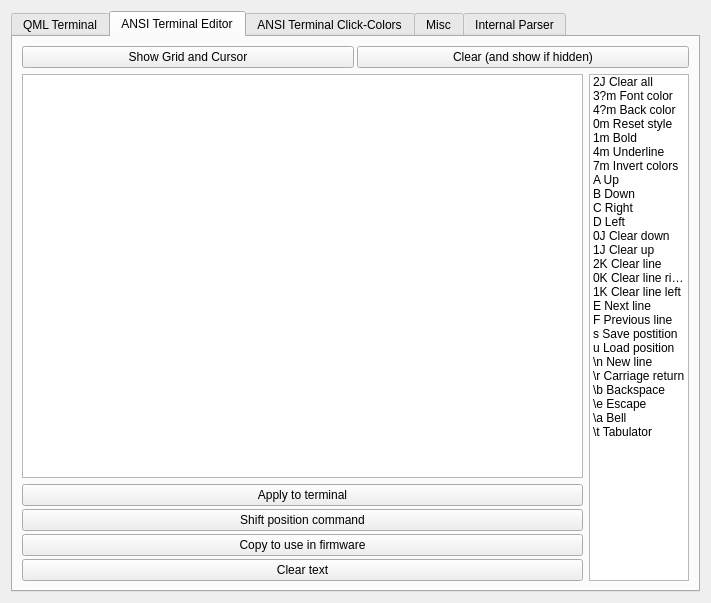
<?xml version="1.0" encoding="UTF-8"?>
<ui version="4.0">
 <class>DeveloperOptions</class>
 <widget class="QDialog" name="DeveloperOptions">
  <property name="geometry">
   <rect>
    <x>0</x>
    <y>0</y>
    <width>711</width>
    <height>603</height>
   </rect>
  </property>
  <property name="windowTitle">
   <string>Developer Options</string>
  </property>
  <property name="sizeGripEnabled">
   <bool>false</bool>
  </property>
  <property name="modal">
   <bool>false</bool>
  </property>
  <layout class="QVBoxLayout" name="verticalLayout_2">
   <item>
    <widget class="QTabWidget" name="tabWidget">
     <property name="currentIndex">
      <number>1</number>
     </property>
     <widget class="QWidget" name="tab_3">
      <attribute name="title">
       <string>QML Terminal</string>
      </attribute>
      <layout class="QGridLayout" name="gridLayout_3">
       <item row="0" column="0">
        <widget class="QPushButton" name="pushButtonQmlReload">
         <property name="toolTip">
          <string>&lt;html&gt;&lt;head/&gt;&lt;body&gt;&lt;p&gt;Reload current file&lt;/p&gt;&lt;/body&gt;&lt;/html&gt;</string>
         </property>
         <property name="text">
          <string>Reload</string>
         </property>
         <property name="icon">
          <iconset resource="resources.qrc">
           <normaloff>:/images/icons/reload.png</normaloff>:/images/icons/reload.png</iconset>
         </property>
         <property name="iconSize">
          <size>
           <width>30</width>
           <height>30</height>
          </size>
         </property>
        </widget>
       </item>
       <item row="0" column="1">
        <widget class="QPushButton" name="pushButtonQmlLoad">
         <property name="toolTip">
          <string>&lt;html&gt;&lt;head/&gt;&lt;body&gt;&lt;p&gt;Load qml file&lt;/p&gt;&lt;/body&gt;&lt;/html&gt;</string>
         </property>
         <property name="text">
          <string>Load File</string>
         </property>
         <property name="icon">
          <iconset resource="resources.qrc">
           <normaloff>:/images/icons/load.png</normaloff>:/images/icons/load.png</iconset>
         </property>
         <property name="iconSize">
          <size>
           <width>30</width>
           <height>30</height>
          </size>
         </property>
        </widget>
       </item>
       <item row="2" column="0">
        <widget class="QPushButton" name="pushButtonQmlSave">
         <property name="toolTip">
          <string>&lt;html&gt;&lt;head/&gt;&lt;body&gt;&lt;p&gt;Load qml file&lt;/p&gt;&lt;/body&gt;&lt;/html&gt;</string>
         </property>
         <property name="text">
          <string>Save Code to File</string>
         </property>
         <property name="icon">
          <iconset resource="resources.qrc">
           <normaloff>:/images/icons/save.png</normaloff>:/images/icons/save.png</iconset>
         </property>
         <property name="iconSize">
          <size>
           <width>30</width>
           <height>30</height>
          </size>
         </property>
        </widget>
       </item>
       <item row="3" column="0" colspan="2">
        <widget class="QPlainTextEdit" name="plainTextEditQmlLog">
         <property name="sizePolicy">
          <sizepolicy hsizetype="Expanding" vsizetype="Expanding">
           <horstretch>0</horstretch>
           <verstretch>0</verstretch>
          </sizepolicy>
         </property>
         <property name="minimumSize">
          <size>
           <width>0</width>
           <height>100</height>
          </size>
         </property>
         <property name="lineWrapMode">
          <enum>QPlainTextEdit::NoWrap</enum>
         </property>
         <property name="readOnly">
          <bool>true</bool>
         </property>
         <property name="placeholderText">
          <string/>
         </property>
        </widget>
       </item>
       <item row="2" column="1">
        <widget class="QPushButton" name="pushButtonQmlExport">
         <property name="toolTip">
          <string>&lt;html&gt;&lt;head/&gt;&lt;body&gt;&lt;p&gt;Export qml file in compressed and encoded format&lt;/p&gt;&lt;/body&gt;&lt;/html&gt;</string>
         </property>
         <property name="text">
          <string>Export QML Data</string>
         </property>
         <property name="icon">
          <iconset resource="resources.qrc">
           <normaloff>:/images/icons/send.png</normaloff>:/images/icons/send.png</iconset>
         </property>
         <property name="iconSize">
          <size>
           <width>30</width>
           <height>30</height>
          </size>
         </property>
        </widget>
       </item>
       <item row="1" column="0" colspan="2">
        <widget class="QListWidget" name="listWidgetQMLFiles">
         <property name="selectionMode">
          <enum>QAbstractItemView::SingleSelection</enum>
         </property>
         <property name="textElideMode">
          <enum>Qt::ElideLeft</enum>
         </property>
         <property name="selectionRectVisible">
          <bool>true</bool>
         </property>
        </widget>
       </item>
      </layout>
     </widget>
     <widget class="QWidget" name="tab_2">
      <attribute name="title">
       <string>ANSI Terminal Editor</string>
      </attribute>
      <layout class="QGridLayout" name="gridLayout">
       <item row="0" column="0" colspan="2">
        <layout class="QHBoxLayout" name="horizontalLayout_34">
         <property name="spacing">
          <number>3</number>
         </property>
         <item>
          <widget class="QPushButton" name="pushButtonTerminalDebug">
           <property name="sizePolicy">
            <sizepolicy hsizetype="Preferred" vsizetype="Preferred">
             <horstretch>0</horstretch>
             <verstretch>0</verstretch>
            </sizepolicy>
           </property>
           <property name="toolTip">
            <string>&lt;html&gt;&lt;head/&gt;&lt;body&gt;&lt;p&gt;Debug mode&lt;/p&gt;&lt;/body&gt;&lt;/html&gt;</string>
           </property>
           <property name="text">
            <string>Show Grid and Cursor</string>
           </property>
           <property name="icon">
            <iconset resource="resources.qrc">
             <normaloff>:/images/icons/terminalDebug.png</normaloff>:/images/icons/terminalDebug.png</iconset>
           </property>
           <property name="iconSize">
            <size>
             <width>30</width>
             <height>30</height>
            </size>
           </property>
           <property name="checkable">
            <bool>true</bool>
           </property>
          </widget>
         </item>
         <item>
          <widget class="QPushButton" name="pushButtonClearAnsiTerminal">
           <property name="sizePolicy">
            <sizepolicy hsizetype="Preferred" vsizetype="Preferred">
             <horstretch>0</horstretch>
             <verstretch>0</verstretch>
            </sizepolicy>
           </property>
           <property name="toolTip">
            <string>Clear terminal</string>
           </property>
           <property name="text">
            <string>Clear (and show if hidden)</string>
           </property>
           <property name="icon">
            <iconset resource="resources.qrc">
             <normaloff>:/images/icons/clear.png</normaloff>:/images/icons/clear.png</iconset>
           </property>
           <property name="iconSize">
            <size>
             <width>30</width>
             <height>30</height>
            </size>
           </property>
          </widget>
         </item>
        </layout>
       </item>
       <item row="1" column="0">
        <widget class="QTextEdit" name="textEditTerminalDebug">
         <property name="sizePolicy">
          <sizepolicy hsizetype="Expanding" vsizetype="Expanding">
           <horstretch>0</horstretch>
           <verstretch>0</verstretch>
          </sizepolicy>
         </property>
         <property name="autoFillBackground">
          <bool>false</bool>
         </property>
         <property name="inputMethodHints">
          <set>Qt::ImhMultiLine</set>
         </property>
         <property name="horizontalScrollBarPolicy">
          <enum>Qt::ScrollBarAlwaysOff</enum>
         </property>
         <property name="autoFormatting">
          <set>QTextEdit::AutoNone</set>
         </property>
         <property name="markdown">
          <string/>
         </property>
         <property name="acceptRichText">
          <bool>false</bool>
         </property>
         <property name="textInteractionFlags">
          <set>Qt::TextEditorInteraction</set>
         </property>
        </widget>
       </item>
       <item row="1" column="1" rowspan="2">
        <widget class="QListWidget" name="listWidgetTerminalCodeList">
         <property name="sizePolicy">
          <sizepolicy hsizetype="Preferred" vsizetype="Preferred">
           <horstretch>0</horstretch>
           <verstretch>0</verstretch>
          </sizepolicy>
         </property>
         <property name="minimumSize">
          <size>
           <width>0</width>
           <height>0</height>
          </size>
         </property>
         <property name="horizontalScrollBarPolicy">
          <enum>Qt::ScrollBarAlwaysOff</enum>
         </property>
         <property name="sizeAdjustPolicy">
          <enum>QAbstractScrollArea::AdjustToContents</enum>
         </property>
         <item>
          <property name="text">
           <string>2J Clear all</string>
          </property>
         </item>
         <item>
          <property name="text">
           <string>3?m Font color</string>
          </property>
         </item>
         <item>
          <property name="text">
           <string>4?m Back color</string>
          </property>
         </item>
         <item>
          <property name="text">
           <string>0m Reset style</string>
          </property>
         </item>
         <item>
          <property name="text">
           <string>1m Bold</string>
          </property>
         </item>
         <item>
          <property name="text">
           <string>4m Underline</string>
          </property>
         </item>
         <item>
          <property name="text">
           <string>7m Invert colors</string>
          </property>
         </item>
         <item>
          <property name="text">
           <string>A Up</string>
          </property>
         </item>
         <item>
          <property name="text">
           <string>B Down</string>
          </property>
         </item>
         <item>
          <property name="text">
           <string>C Right</string>
          </property>
         </item>
         <item>
          <property name="text">
           <string>D Left</string>
          </property>
         </item>
         <item>
          <property name="text">
           <string>0J Clear down</string>
          </property>
         </item>
         <item>
          <property name="text">
           <string>1J Clear up</string>
          </property>
         </item>
         <item>
          <property name="text">
           <string>2K Clear line</string>
          </property>
         </item>
         <item>
          <property name="text">
           <string>0K Clear line right</string>
          </property>
         </item>
         <item>
          <property name="text">
           <string>1K Clear line left</string>
          </property>
         </item>
         <item>
          <property name="text">
           <string>E Next line</string>
          </property>
         </item>
         <item>
          <property name="text">
           <string>F Previous line</string>
          </property>
         </item>
         <item>
          <property name="text">
           <string>s Save postition</string>
          </property>
         </item>
         <item>
          <property name="text">
           <string>u Load position</string>
          </property>
         </item>
         <item>
          <property name="text">
           <string>\n New line</string>
          </property>
         </item>
         <item>
          <property name="text">
           <string>\r Carriage return</string>
          </property>
         </item>
         <item>
          <property name="text">
           <string>\b Backspace</string>
          </property>
         </item>
         <item>
          <property name="text">
           <string>\e Escape</string>
          </property>
         </item>
         <item>
          <property name="text">
           <string>\a Bell</string>
          </property>
         </item>
         <item>
          <property name="text">
           <string>\t Tabulator</string>
          </property>
         </item>
        </widget>
       </item>
       <item row="2" column="0">
        <layout class="QVBoxLayout" name="verticalLayout_3">
         <property name="spacing">
          <number>3</number>
         </property>
         <item>
          <widget class="QPushButton" name="pushButtonTerminalDebugSend">
           <property name="text">
            <string>Apply to terminal</string>
           </property>
           <property name="icon">
            <iconset resource="resources.qrc">
             <normaloff>:/images/icons/send.png</normaloff>:/images/icons/send.png</iconset>
           </property>
          </widget>
         </item>
         <item>
          <widget class="QPushButton" name="pushButtonTerminalDebugShift">
           <property name="text">
            <string>Shift position command</string>
           </property>
           <property name="icon">
            <iconset resource="resources.qrc">
             <normaloff>:/images/icons/deltaY.png</normaloff>:/images/icons/deltaY.png</iconset>
           </property>
          </widget>
         </item>
         <item>
          <widget class="QPushButton" name="pushButtonTerminalInputCopy">
           <property name="sizePolicy">
            <sizepolicy hsizetype="Preferred" vsizetype="Preferred">
             <horstretch>0</horstretch>
             <verstretch>0</verstretch>
            </sizepolicy>
           </property>
           <property name="text">
            <string>Copy to use in firmware</string>
           </property>
           <property name="icon">
            <iconset resource="resources.qrc">
             <normaloff>:/images/icons/copy.png</normaloff>:/images/icons/copy.png</iconset>
           </property>
          </widget>
         </item>
         <item>
          <widget class="QPushButton" name="pushButtonTerminalInputClear">
           <property name="sizePolicy">
            <sizepolicy hsizetype="Preferred" vsizetype="Preferred">
             <horstretch>0</horstretch>
             <verstretch>0</verstretch>
            </sizepolicy>
           </property>
           <property name="text">
            <string>Clear text</string>
           </property>
           <property name="icon">
            <iconset resource="resources.qrc">
             <normaloff>:/images/icons/clear.png</normaloff>:/images/icons/clear.png</iconset>
           </property>
          </widget>
         </item>
        </layout>
       </item>
      </layout>
     </widget>
     <widget class="QWidget" name="tab">
      <attribute name="title">
       <string>ANSI Terminal Click-Colors</string>
      </attribute>
      <layout class="QVBoxLayout" name="verticalLayout">
       <item>
        <widget class="QLabel" name="label_12">
         <property name="sizePolicy">
          <sizepolicy hsizetype="Preferred" vsizetype="Maximum">
           <horstretch>0</horstretch>
           <verstretch>0</verstretch>
          </sizepolicy>
         </property>
         <property name="text">
          <string>Clickable colors</string>
         </property>
        </widget>
       </item>
       <item>
        <layout class="QHBoxLayout" name="horizontalLayout">
         <item>
          <widget class="QLabel" name="label">
           <property name="text">
            <string>Mode: </string>
           </property>
          </widget>
         </item>
         <item>
          <widget class="QComboBox" name="comboBoxTerminalColorListMode">
           <property name="sizePolicy">
            <sizepolicy hsizetype="Expanding" vsizetype="Fixed">
             <horstretch>0</horstretch>
             <verstretch>0</verstretch>
            </sizepolicy>
           </property>
           <item>
            <property name="text">
             <string>BlackList</string>
            </property>
           </item>
           <item>
            <property name="text">
             <string>AllowedList</string>
            </property>
           </item>
          </widget>
         </item>
        </layout>
       </item>
       <item>
        <widget class="QListWidget" name="listWidgetTerminalBlacklist">
         <property name="sizePolicy">
          <sizepolicy hsizetype="Preferred" vsizetype="Expanding">
           <horstretch>0</horstretch>
           <verstretch>0</verstretch>
          </sizepolicy>
         </property>
         <property name="maximumSize">
          <size>
           <width>16777215</width>
           <height>16777215</height>
          </size>
         </property>
         <property name="verticalScrollBarPolicy">
          <enum>Qt::ScrollBarAlwaysOn</enum>
         </property>
         <property name="horizontalScrollBarPolicy">
          <enum>Qt::ScrollBarAlwaysOff</enum>
         </property>
         <property name="editTriggers">
          <set>QAbstractItemView::NoEditTriggers</set>
         </property>
         <property name="selectionMode">
          <enum>QAbstractItemView::MultiSelection</enum>
         </property>
         <property name="layoutMode">
          <enum>QListView::SinglePass</enum>
         </property>
         <property name="sortingEnabled">
          <bool>false</bool>
         </property>
        </widget>
       </item>
       <item>
        <widget class="QLineEdit" name="lineEditTerminalBlacklist">
         <property name="sizePolicy">
          <sizepolicy hsizetype="Preferred" vsizetype="Maximum">
           <horstretch>0</horstretch>
           <verstretch>0</verstretch>
          </sizepolicy>
         </property>
         <property name="styleSheet">
          <string notr="true"/>
         </property>
         <property name="placeholderText">
          <string>Add by code (press enter to add)</string>
         </property>
         <property name="clearButtonEnabled">
          <bool>true</bool>
         </property>
        </widget>
       </item>
       <item>
        <layout class="QHBoxLayout" name="horizontalLayout_17">
         <item>
          <widget class="QPushButton" name="pushButtonTerminalBlacklisAddSelect">
           <property name="sizePolicy">
            <sizepolicy hsizetype="Preferred" vsizetype="Maximum">
             <horstretch>0</horstretch>
             <verstretch>0</verstretch>
            </sizepolicy>
           </property>
           <property name="maximumSize">
            <size>
             <width>16777215</width>
             <height>16777215</height>
            </size>
           </property>
           <property name="toolTip">
            <string>Add color</string>
           </property>
           <property name="text">
            <string>Pick Color</string>
           </property>
           <property name="icon">
            <iconset resource="resources.qrc">
             <normaloff>:/images/icons/plus.png</normaloff>:/images/icons/plus.png</iconset>
           </property>
          </widget>
         </item>
         <item>
          <widget class="QPushButton" name="pushButtonTerminalBlacklistClear">
           <property name="sizePolicy">
            <sizepolicy hsizetype="Preferred" vsizetype="Maximum">
             <horstretch>0</horstretch>
             <verstretch>0</verstretch>
            </sizepolicy>
           </property>
           <property name="toolTip">
            <string>Delete selected color</string>
           </property>
           <property name="text">
            <string>Remove selected</string>
           </property>
           <property name="icon">
            <iconset resource="resources.qrc">
             <normaloff>:/images/icons/minus.png</normaloff>:/images/icons/minus.png</iconset>
           </property>
          </widget>
         </item>
        </layout>
       </item>
       <item>
        <widget class="QPushButton" name="pushButtonTerminalBlacklistCopy">
         <property name="sizePolicy">
          <sizepolicy hsizetype="Preferred" vsizetype="Maximum">
           <horstretch>0</horstretch>
           <verstretch>0</verstretch>
          </sizepolicy>
         </property>
         <property name="toolTip">
          <string>Copy list of colors</string>
         </property>
         <property name="text">
          <string>Copy command to clipboard  (to use in firmware)</string>
         </property>
         <property name="icon">
          <iconset resource="resources.qrc">
           <normaloff>:/images/icons/copy.png</normaloff>:/images/icons/copy.png</iconset>
         </property>
        </widget>
       </item>
      </layout>
     </widget>
     <widget class="QWidget" name="tab_4">
      <attribute name="title">
       <string>Misc</string>
      </attribute>
      <layout class="QVBoxLayout" name="verticalLayout_5">
       <item>
        <widget class="QGroupBox" name="groupBox">
         <property name="title">
          <string>Connection</string>
         </property>
         <layout class="QGridLayout" name="gridLayout_2">
          <item row="0" column="0">
           <widget class="QCheckBox" name="checkBoxClearOnReconnect">
            <property name="toolTip">
             <string>&lt;html&gt;&lt;head/&gt;&lt;body&gt;&lt;p&gt;Clear graph after connecting&lt;/p&gt;&lt;/body&gt;&lt;/html&gt;</string>
            </property>
            <property name="text">
             <string>Clear on reconnect</string>
            </property>
            <property name="checked">
             <bool>true</bool>
            </property>
           </widget>
          </item>
          <item row="0" column="1">
           <widget class="QCheckBox" name="checkBoxEchoReply">
            <property name="toolTip">
             <string>Enable responding to echo command</string>
            </property>
            <property name="text">
             <string>Reply to echo</string>
            </property>
            <property name="checked">
             <bool>true</bool>
            </property>
           </widget>
          </item>
          <item row="1" column="0">
           <widget class="QCheckBox" name="checkBoxAutoAutoSet">
            <property name="toolTip">
             <string>&lt;html&gt;&lt;head/&gt;&lt;body&gt;&lt;p&gt;Do autoset function after first data for channel 1 is received&lt;/p&gt;&lt;/body&gt;&lt;/html&gt;</string>
            </property>
            <property name="text">
             <string>Autoset on reconnect</string>
            </property>
            <property name="checked">
             <bool>true</bool>
            </property>
           </widget>
          </item>
          <item row="1" column="1">
           <widget class="QCheckBox" name="checkBoxFreezeSafe">
            <property name="toolTip">
             <string>If there is too much text printed to console or serial monitor, it will be disabled.</string>
            </property>
            <property name="text">
             <string>Prevent freezing</string>
            </property>
            <property name="checked">
             <bool>true</bool>
            </property>
           </widget>
          </item>
          <item row="2" column="0" colspan="2">
           <layout class="QHBoxLayout" name="horizontalLayout_4">
            <item>
             <widget class="QLabel" name="label_2">
              <property name="text">
               <string>Send after reconnect:</string>
              </property>
             </widget>
            </item>
            <item>
             <widget class="QLineEdit" name="lineEditResetCmd">
              <property name="toolTip">
               <string>If reset command is set, it will be sent to device on connect.</string>
              </property>
              <property name="text">
               <string/>
              </property>
              <property name="placeholderText">
               <string/>
              </property>
             </widget>
            </item>
           </layout>
          </item>
          <item row="3" column="0" colspan="2">
           <layout class="QHBoxLayout" name="horizontalLayout_3">
            <item>
             <widget class="QPushButton" name="pushButtonViewBuffer">
              <property name="toolTip">
               <string>&lt;html&gt;&lt;head/&gt;&lt;body&gt;&lt;p&gt;Print buffer content into the information console&lt;/p&gt;&lt;/body&gt;&lt;/html&gt;</string>
              </property>
              <property name="text">
               <string>Show Buffer Content</string>
              </property>
              <property name="icon">
               <iconset resource="resources.qrc">
                <normaloff>:/images/icons/viewBuffer.png</normaloff>:/images/icons/viewBuffer.png</iconset>
              </property>
              <property name="iconSize">
               <size>
                <width>30</width>
                <height>30</height>
               </size>
              </property>
             </widget>
            </item>
            <item>
             <widget class="QPushButton" name="pushButtonClearBuffer">
              <property name="toolTip">
               <string>Clear buffer</string>
              </property>
              <property name="text">
               <string>Clear Buffer</string>
              </property>
              <property name="icon">
               <iconset resource="resources.qrc">
                <normaloff>:/images/icons/clearBuffer.png</normaloff>:/images/icons/clearBuffer.png</iconset>
              </property>
              <property name="iconSize">
               <size>
                <width>30</width>
                <height>30</height>
               </size>
              </property>
             </widget>
            </item>
           </layout>
          </item>
         </layout>
        </widget>
       </item>
       <item>
        <widget class="QGroupBox" name="groupBox_2">
         <property name="title">
          <string>GroupBox</string>
         </property>
         <layout class="QVBoxLayout" name="verticalLayout_4">
          <item>
           <widget class="QCheckBox" name="checkBoxTriggerLineEn">
            <property name="toolTip">
             <string>&lt;html&gt;&lt;head/&gt;&lt;body&gt;&lt;p&gt;Trigger line can be controlled by commands from device to show level at which the trigger is set.&lt;/p&gt;&lt;p&gt;Unchecked: line is not shown&lt;/p&gt;&lt;p&gt;Checked: line is always shown&lt;/p&gt;&lt;p&gt;Partially checked (square): line is shown temporarily after level changes&lt;/p&gt;&lt;/body&gt;&lt;/html&gt;</string>
            </property>
            <property name="text">
             <string>Enable trigger line (controlled by device)</string>
            </property>
            <property name="tristate">
             <bool>true</bool>
            </property>
           </widget>
          </item>
          <item>
           <widget class="QCheckBox" name="checkBoxMouseControls">
            <property name="toolTip">
             <string>&lt;html&gt;&lt;head/&gt;&lt;body&gt;&lt;p&gt;Show sample value when mouse cursor is near,set cursors by clicking on graph, mouse-drag cursors a zero-lines of channels.&lt;/p&gt;&lt;/body&gt;&lt;/html&gt;</string>
            </property>
            <property name="text">
             <string>Mouse interactions</string>
            </property>
            <property name="checked">
             <bool>true</bool>
            </property>
           </widget>
          </item>
          <item>
           <widget class="QCheckBox" name="checkBoxSelUnused">
            <property name="toolTip">
             <string>&lt;html&gt;&lt;head/&gt;&lt;body&gt;&lt;p&gt;Normaly, only nonempty channel are showen in channel selection, this allows to show all available channels.&lt;/p&gt;&lt;/body&gt;&lt;/html&gt;</string>
            </property>
            <property name="text">
             <string>Allow selecting unused channels</string>
            </property>
           </widget>
          </item>
          <item>
           <layout class="QHBoxLayout" name="horizontalLayout_2">
            <item>
             <widget class="QPushButton" name="pushButtonClearAll">
              <property name="sizePolicy">
               <sizepolicy hsizetype="Preferred" vsizetype="Preferred">
                <horstretch>0</horstretch>
                <verstretch>0</verstretch>
               </sizepolicy>
              </property>
              <property name="toolTip">
               <string>&lt;html&gt;&lt;head/&gt;&lt;body&gt;&lt;p&gt;Erase data in main plot&lt;/p&gt;&lt;/body&gt;&lt;/html&gt;</string>
              </property>
              <property name="text">
               <string>Clear all</string>
              </property>
             </widget>
            </item>
            <item>
             <spacer name="horizontalSpacer_13">
              <property name="orientation">
               <enum>Qt::Horizontal</enum>
              </property>
              <property name="sizeHint" stdset="0">
               <size>
                <width>40</width>
                <height>20</height>
               </size>
              </property>
             </spacer>
            </item>
            <item>
             <widget class="QComboBox" name="comboBoxChClear">
              <property name="sizePolicy">
               <sizepolicy hsizetype="Preferred" vsizetype="Preferred">
                <horstretch>0</horstretch>
                <verstretch>0</verstretch>
               </sizepolicy>
              </property>
              <property name="toolTip">
               <string>&lt;html&gt;&lt;head/&gt;&lt;body&gt;&lt;p&gt;Graph to be cleared&lt;/p&gt;&lt;/body&gt;&lt;/html&gt;</string>
              </property>
              <property name="maxVisibleItems">
               <number>1000</number>
              </property>
             </widget>
            </item>
            <item>
             <widget class="QPushButton" name="pushButtonClearGraph">
              <property name="sizePolicy">
               <sizepolicy hsizetype="Minimum" vsizetype="Preferred">
                <horstretch>0</horstretch>
                <verstretch>0</verstretch>
               </sizepolicy>
              </property>
              <property name="toolTip">
               <string>&lt;html&gt;&lt;head/&gt;&lt;body&gt;&lt;p&gt;Clear one graph&lt;/p&gt;&lt;/body&gt;&lt;/html&gt;</string>
              </property>
              <property name="text">
               <string>Clear</string>
              </property>
             </widget>
            </item>
           </layout>
          </item>
         </layout>
        </widget>
       </item>
       <item>
        <widget class="QGroupBox" name="groupBox_3">
         <property name="title">
          <string>FFT</string>
         </property>
         <layout class="QHBoxLayout" name="horizontalLayout_5">
          <item>
           <widget class="QCheckBox" name="checkBoxFFTZeroCenter">
            <property name="enabled">
             <bool>false</bool>
            </property>
            <property name="toolTip">
             <string>&lt;html&gt;&lt;head/&gt;&lt;body&gt;&lt;p&gt;Show from -f&lt;span style=&quot; vertical-align:sub;&quot;&gt;s&lt;/span&gt;/2 to f&lt;span style=&quot; vertical-align:sub;&quot;&gt;s&lt;/span&gt;/2&lt;/p&gt;&lt;/body&gt;&lt;/html&gt;</string>
            </property>
            <property name="text">
             <string>Zero-centered</string>
            </property>
            <property name="checked">
             <bool>true</bool>
            </property>
           </widget>
          </item>
          <item>
           <widget class="QCheckBox" name="checkBoxFFTTwoSided">
            <property name="toolTip">
             <string>&lt;html&gt;&lt;head/&gt;&lt;body&gt;&lt;p&gt;Show from 0 to f&lt;span style=&quot; vertical-align:sub;&quot;&gt;s &lt;/span&gt; instead of only f&lt;span style=&quot; vertical-align:sub;&quot;&gt;s&lt;/span&gt;/2&lt;/p&gt;&lt;/body&gt;&lt;/html&gt;</string>
            </property>
            <property name="text">
             <string>Two-sided</string>
            </property>
            <property name="tristate">
             <bool>false</bool>
            </property>
           </widget>
          </item>
         </layout>
        </widget>
       </item>
       <item>
        <widget class="QPushButton" name="pushButtonOpenConfig">
         <property name="text">
          <string>Open Config Folder</string>
         </property>
        </widget>
       </item>
       <item>
        <spacer name="verticalSpacer">
         <property name="orientation">
          <enum>Qt::Vertical</enum>
         </property>
         <property name="sizeHint" stdset="0">
          <size>
           <width>20</width>
           <height>40</height>
          </size>
         </property>
        </spacer>
       </item>
      </layout>
     </widget>
     <widget class="QWidget" name="tab_5">
      <attribute name="title">
       <string>Internal Parser</string>
      </attribute>
      <layout class="QVBoxLayout" name="verticalLayout_6">
       <item>
        <widget class="QPlainTextEdit" name="plainTextEditConsole_2">
         <property name="sizePolicy">
          <sizepolicy hsizetype="Expanding" vsizetype="Expanding">
           <horstretch>0</horstretch>
           <verstretch>0</verstretch>
          </sizepolicy>
         </property>
         <property name="font">
          <font>
           <strikeout>false</strikeout>
          </font>
         </property>
         <property name="verticalScrollBarPolicy">
          <enum>Qt::ScrollBarAlwaysOn</enum>
         </property>
         <property name="sizeAdjustPolicy">
          <enum>QAbstractScrollArea::AdjustToContents</enum>
         </property>
         <property name="undoRedoEnabled">
          <bool>false</bool>
         </property>
         <property name="lineWrapMode">
          <enum>QPlainTextEdit::NoWrap</enum>
         </property>
         <property name="readOnly">
          <bool>true</bool>
         </property>
         <property name="plainText">
          <string notr="true"/>
         </property>
         <property name="centerOnScroll">
          <bool>false</bool>
         </property>
        </widget>
       </item>
       <item>
        <layout class="QHBoxLayout" name="horizontalLayout_10">
         <property name="spacing">
          <number>3</number>
         </property>
         <item>
          <widget class="QLineEdit" name="lineEditManualInput">
           <property name="sizePolicy">
            <sizepolicy hsizetype="Expanding" vsizetype="Preferred">
             <horstretch>0</horstretch>
             <verstretch>0</verstretch>
            </sizepolicy>
           </property>
           <property name="font">
            <font/>
           </property>
           <property name="frame">
            <bool>true</bool>
           </property>
           <property name="placeholderText">
            <string>Manual input</string>
           </property>
           <property name="clearButtonEnabled">
            <bool>true</bool>
           </property>
          </widget>
         </item>
         <item>
          <widget class="QPushButton" name="pushButtonSendManual">
           <property name="enabled">
            <bool>true</bool>
           </property>
           <property name="sizePolicy">
            <sizepolicy hsizetype="Preferred" vsizetype="Preferred">
             <horstretch>0</horstretch>
             <verstretch>0</verstretch>
            </sizepolicy>
           </property>
           <property name="maximumSize">
            <size>
             <width>16777215</width>
             <height>16777215</height>
            </size>
           </property>
           <property name="toolTip">
            <string>&lt;html&gt;&lt;head/&gt;&lt;body&gt;&lt;p&gt;Send&lt;/p&gt;&lt;/body&gt;&lt;/html&gt;</string>
           </property>
           <property name="text">
            <string/>
           </property>
           <property name="icon">
            <iconset resource="resources.qrc">
             <normaloff>:/images/icons/send.png</normaloff>:/images/icons/send.png</iconset>
           </property>
          </widget>
         </item>
        </layout>
       </item>
       <item>
        <layout class="QHBoxLayout" name="horizontalLayout_31">
         <property name="spacing">
          <number>3</number>
         </property>
         <item>
          <widget class="QPushButton" name="pushButtonViewBuffer_2">
           <property name="toolTip">
            <string>Print manual input buffer</string>
           </property>
           <property name="text">
            <string/>
           </property>
           <property name="icon">
            <iconset resource="resources.qrc">
             <normaloff>:/images/icons/viewBuffer.png</normaloff>:/images/icons/viewBuffer.png</iconset>
           </property>
           <property name="iconSize">
            <size>
             <width>30</width>
             <height>30</height>
            </size>
           </property>
          </widget>
         </item>
         <item>
          <widget class="QPushButton" name="pushButtonClearBuffer_2">
           <property name="toolTip">
            <string>Clear manual input buffer</string>
           </property>
           <property name="text">
            <string/>
           </property>
           <property name="icon">
            <iconset resource="resources.qrc">
             <normaloff>:/images/icons/clearBuffer.png</normaloff>:/images/icons/clearBuffer.png</iconset>
           </property>
           <property name="iconSize">
            <size>
             <width>30</width>
             <height>30</height>
            </size>
           </property>
          </widget>
         </item>
         <item>
          <widget class="QPushButton" name="pushButtonClearReceivedList_2">
           <property name="toolTip">
            <string>&lt;html&gt;&lt;head/&gt;&lt;body&gt;&lt;p&gt;Clear console&lt;/p&gt;&lt;/body&gt;&lt;/html&gt;</string>
           </property>
           <property name="text">
            <string/>
           </property>
           <property name="icon">
            <iconset resource="resources.qrc">
             <normaloff>:/images/icons/clear.png</normaloff>:/images/icons/clear.png</iconset>
           </property>
           <property name="iconSize">
            <size>
             <width>30</width>
             <height>30</height>
            </size>
           </property>
          </widget>
         </item>
         <item>
          <widget class="QPushButton" name="pushButtonScrollDown_2">
           <property name="minimumSize">
            <size>
             <width>0</width>
             <height>0</height>
            </size>
           </property>
           <property name="toolTip">
            <string>&lt;html&gt;&lt;head/&gt;&lt;body&gt;&lt;p&gt;Autoscroll&lt;/p&gt;&lt;/body&gt;&lt;/html&gt;</string>
           </property>
           <property name="text">
            <string/>
           </property>
           <property name="icon">
            <iconset resource="resources.qrc">
             <normaloff>:/images/icons/scrollDown.png</normaloff>:/images/icons/scrollDown.png</iconset>
           </property>
           <property name="iconSize">
            <size>
             <width>30</width>
             <height>30</height>
            </size>
           </property>
          </widget>
         </item>
        </layout>
       </item>
      </layout>
     </widget>
    </widget>
   </item>
  </layout>
 </widget>
 <resources>
  <include location="resources.qrc"/>
 </resources>
 <connections>
  <connection>
   <sender>pushButtonClearReceivedList_2</sender>
   <signal>clicked()</signal>
   <receiver>plainTextEditConsole_2</receiver>
   <slot>clear()</slot>
   <hints>
    <hint type="sourcelabel">
     <x>521</x>
     <y>581</y>
    </hint>
    <hint type="destinationlabel">
     <x>269</x>
     <y>387</y>
    </hint>
   </hints>
  </connection>
  <connection>
   <sender>pushButtonTerminalInputClear</sender>
   <signal>clicked()</signal>
   <receiver>textEditTerminalDebug</receiver>
   <slot>clear()</slot>
   <hints>
    <hint type="sourcelabel">
     <x>245</x>
     <y>569</y>
    </hint>
    <hint type="destinationlabel">
     <x>158</x>
     <y>387</y>
    </hint>
   </hints>
  </connection>
 </connections>
</ui>
